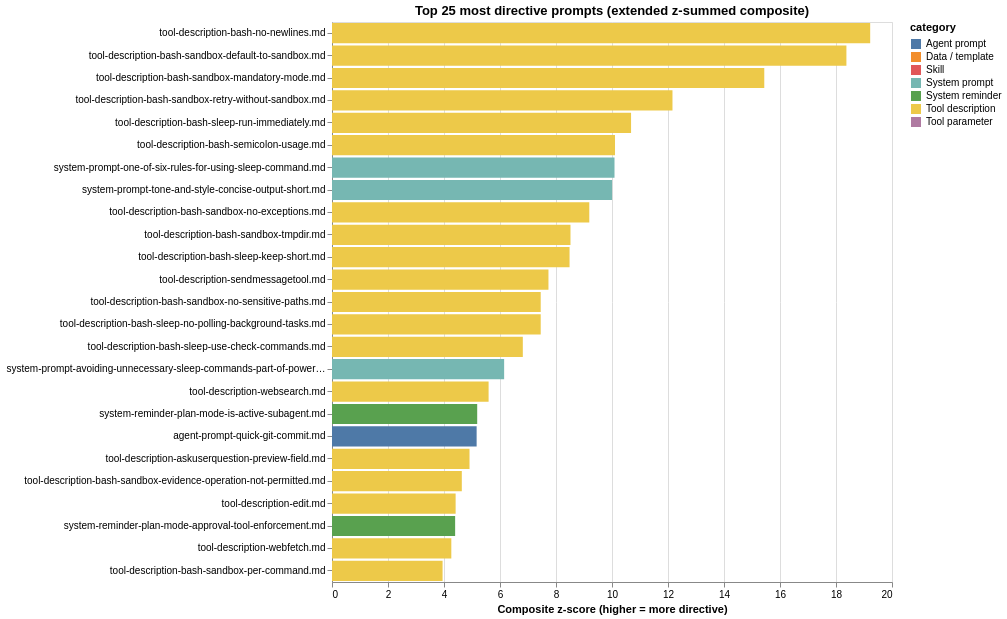

Notebook code cell kept with this figure:
### Markdown cell above
### Top-25 most directive prompts

The composite directiveness z-score is defined in cell `[2]` above ("Terms used in this notebook"). **A negative score is not "below zero in any literal sense" — it just means "less directive than the corpus average".** The setup cell printed the observed corpus range; in the current corpus that range is **−18.91 to +19.22**, with the bash-sandbox tool descriptions clustering at the top end.

### Code cell
"""Top-25 most directive files by extended composite z-score.

Updated formula adds the new sentence_register signals:
  + directive_sent_pct      (raises authority)
  + configuring_sent_pct    (raises authority)
  - collaborative_sent_pct  (softens — interpersonal)
  - permissive_sent_pct     (softens — reader-agency / "you can")
  - appreciative_sent_pct   (softens — gratitude / praise)
"""

def zscore(s):
    s = s.astype(float)
    return (s - s.mean()) / (s.std(ddof=0) or 1.0)

alt_df["directiveness"] = (
    zscore(alt_df["mood_marker_pct"])
    + zscore(alt_df["hard_prohibitions_pct"])
    + zscore(alt_df["caps_imp_pct"])
    + zscore(alt_df["directive_sent_pct"])
    + zscore(alt_df["configuring_sent_pct"])
    - zscore(alt_df["collaborative_sent_pct"])
    - zscore(alt_df["permissive_sent_pct"])
    - zscore(alt_df["appreciative_sent_pct"])
)

top25 = (alt_df.nlargest(25, "directiveness")
              [["path", "category", "n_tokens", "directiveness",
                "mood_marker_pct", "hard_prohibitions_pct",
                "caps_imp_pct",
                "directive_sent_pct", "configuring_sent_pct",
                "collaborative_sent_pct", "permissive_sent_pct",
                "appreciative_sent_pct",
                "just_ratio"]]
              .reset_index(drop=True))

print(f"composite directiveness range: "
      f"{alt_df['directiveness'].min():.2f}  ↔  {alt_df['directiveness'].max():.2f}")
display(top25.style.background_gradient(subset=["directiveness"], cmap="Reds")
                   .format({"directiveness": "{:.2f}",
                            "mood_marker_pct": "{:.2f}",
                            "hard_prohibitions_pct": "{:.2f}",
                            "caps_imp_pct": "{:.2f}",
                            "directive_sent_pct": "{:.1f}",
                            "configuring_sent_pct": "{:.1f}",
                            "collaborative_sent_pct": "{:.1f}",
                            "permissive_sent_pct": "{:.1f}",
                            "appreciative_sent_pct": "{:.1f}",
                            "just_ratio": "{:.2f}"}))

top25_chart = (
    alt.Chart(top25)
    .mark_bar()
    .encode(
        x=alt.X("directiveness:Q", title="Composite z-score (higher = more directive)"),
        y=alt.Y("path:N", sort="-x", title=None,
                axis=alt.Axis(labelLimit=320)),
        color=alt.Color("category:N",
                         scale=alt.Scale(domain=_cat_domain, range=_cat_range)),
        tooltip=[
            alt.Tooltip("path:N"),
            alt.Tooltip("category:N"),
            alt.Tooltip("n_tokens:Q", format=","),
            alt.Tooltip("directiveness:Q", format=".2f"),
            alt.Tooltip("mood_marker_pct:Q",
                         title="imperative markers %", format=".2f"),
            alt.Tooltip("hard_prohibitions_pct:Q",
                         title="hard prohibitions %", format=".2f"),
            alt.Tooltip("caps_imp_pct:Q",
                         title="CAPS imperative %", format=".2f"),
            alt.Tooltip("directive_sent_pct:Q",
                         title="directive sent %", format=".1f"),
            alt.Tooltip("configuring_sent_pct:Q",
                         title="configuring sent %", format=".1f"),
            alt.Tooltip("collaborative_sent_pct:Q",
                         title="collab sent %", format=".1f"),
            alt.Tooltip("permissive_sent_pct:Q",
                         title="permissive sent %", format=".1f"),
            alt.Tooltip("just_ratio:Q", title="justification ratio", format=".2f"),
        ],
    )
    .properties(width=560, height=560,
                title="Top 25 most directive prompts (extended z-summed composite)")
)
save_chart(top25_chart, "13-top25-directive-prompts")

### Figure 1 — Vega-Lite specification as saved in the notebook (floating-point values rounded to 4 significant figures)
{"config": {"view": {"continuousWidth": 300, "continuousHeight": 300}}, "data": {"name": "data-870b4c539a36bfb26415d570b46328ec"}, "mark": {"type": "bar"}, "encoding": {"color": {"field": "category", "scale": {"domain": ["Agent prompt", "Data / template", "Skill", "System prompt", "System reminder", "Tool description", "Tool parameter"], "range": ["#4e79a7", "#f28e2c", "#e15759", "#76b7b2", "#59a14f", "#edc949", "#af7aa1"]}, "type": "nominal"}, "tooltip": [{"field": "path", "type": "nominal"}, {"field": "category", "type": "nominal"}, {"field": "n_tokens", "format": ",", "type": "quantitative"}, {"field": "directiveness", "format": ".2f", "type": "quantitative"}, {"field": "mood_marker_pct", "format": ".2f", "title": "imperative markers %", "type": "quantitative"}, {"field": "hard_prohibitions_pct", "format": ".2f", "title": "hard prohibitions %", "type": "quantitative"}, {"field": "caps_imp_pct", "format": ".2f", "title": "CAPS imperative %", "type": "quantitative"}, {"field": "directive_sent_pct", "format": ".1f", "title": "directive sent %", "type": "quantitative"}, {"field": "configuring_sent_pct", "format": ".1f", "title": "configuring sent %", "type": "quantitative"}, {"field": "collaborative_sent_pct", "format": ".1f", "title": "collab sent %", "type": "quantitative"}, {"field": "permissive_sent_pct", "format": ".1f", "title": "permissive sent %", "type": "quantitative"}, {"field": "just_ratio", "format": ".2f", "title": "justification ratio", "type": "quantitative"}], "x": {"field": "directiveness", "title": "Composite z-score (higher = more directive)", "type": "quantitative"}, "y": {"axis": {"labelLimit": 320}, "field": "path", "sort": "-x", "title": null, "type": "nominal"}}, "height": 560, "title": "Top 25 most directive prompts (extended z-summed composite)", "width": 560, "$schema": "https://vega.github.io/schema/vega-lite/v6.4.1.json", "datasets": {"data-870b4c539a36bfb26415d570b46328ec": [{"path": "tool-description-bash-no-newlines.md", "category": "Tool description", "n_tokens": 16, "directiveness": 19.22, "mood_marker_pct": 6.25, "hard_prohibitions_pct": 6.25, "caps_imp_pct": 6.25, "directive_sent_pct": 100.0, "configuring_sent_pct": 0.0, "collaborative_sent_pct": 0.0, "permissive_sent_pct": 0.0, "appreciative_sent_pct": 0.0, "just_ratio": 0.0}, {"path": "tool-description-bash-sandbox-default-to-sandbox.md", "category": "Tool description", "n_tokens": 18, "directiveness": 18.37, "mood_marker_pct": 16.67, "hard_prohibitions_pct": 5.556, "caps_imp_pct": 0.0, "directive_sent_pct": 100.0, "configuring_sent_pct": 50.0, "collaborative_sent_pct": 0.0, "permissive_sent_pct": 0.0, "appreciative_sent_pct": 0.0, "just_ratio": 0.0}, {"path": "tool-description-bash-sandbox-mandatory-mode.md", "category": "Tool description", "n_tokens": 15, "directiveness": 15.44, "mood_marker_pct": 6.667, "hard_prohibitions_pct": 0.0, "caps_imp_pct": 6.667, "directive_sent_pct": 100.0, "configuring_sent_pct": 0.0, "collaborative_sent_pct": 0.0, "permissive_sent_pct": 0.0, "appreciative_sent_pct": 0.0, "just_ratio": 0.0}, {"path": "tool-description-bash-sandbox-retry-without-sandbox.md", "category": "Tool description", "n_tokens": 12, "directiveness": 12.16, "mood_marker_pct": 8.333, "hard_prohibitions_pct": 8.333, "caps_imp_pct": 0.0, "directive_sent_pct": 100.0, "configuring_sent_pct": 0.0, "collaborative_sent_pct": 0.0, "permissive_sent_pct": 0.0, "appreciative_sent_pct": 0.0, "just_ratio": 0.0}, {"path": "tool-description-bash-sleep-run-immediately.md", "category": "Tool description", "n_tokens": 14, "directiveness": 10.68, "mood_marker_pct": 7.143, "hard_prohibitions_pct": 7.143, "caps_imp_pct": 0.0, "directive_sent_pct": 100.0, "configuring_sent_pct": 0.0, "collaborative_sent_pct": 0.0, "permissive_sent_pct": 0.0, "appreciative_sent_pct": 0.0, "just_ratio": 0.0}, {"path": "tool-description-bash-semicolon-usage.md", "category": "Tool description", "n_tokens": 21, "directiveness": 10.11, "mood_marker_pct": 9.524, "hard_prohibitions_pct": 4.762, "caps_imp_pct": 0.0, "directive_sent_pct": 100.0, "configuring_sent_pct": 0.0, "collaborative_sent_pct": 0.0, "permissive_sent_pct": 0.0, "appreciative_sent_pct": 0.0, "just_ratio": 0.0}, {"path": "system-prompt-one-of-six-rules-for-using-sleep-command.md", "category": "System prompt", "n_tokens": 15, "directiveness": 10.09, "mood_marker_pct": 6.667, "hard_prohibitions_pct": 6.667, "caps_imp_pct": 0.0, "directive_sent_pct": 100.0, "configuring_sent_pct": 0.0, "collaborative_sent_pct": 0.0, "permissive_sent_pct": 0.0, "appreciative_sent_pct": 0.0, "just_ratio": 0.0}, {"path": "system-prompt-tone-and-style-concise-output-short.md", "category": "System prompt", "n_tokens": 8, "directiveness": 10.0, "mood_marker_pct": 0.0, "hard_prohibitions_pct": 0.0, "caps_imp_pct": 0.0, "directive_sent_pct": 100.0, "configuring_sent_pct": 100.0, "collaborative_sent_pct": 0.0, "permissive_sent_pct": 0.0, "appreciative_sent_pct": 0.0, "just_ratio": 0.0}, {"path": "tool-description-bash-sandbox-no-exceptions.md", "category": "Tool description", "n_tokens": 11, "directiveness": 9.189, "mood_marker_pct": 9.091, "hard_prohibitions_pct": 9.091, "caps_imp_pct": 0.0, "directive_sent_pct": 0.0, "configuring_sent_pct": 0.0, "collaborative_sent_pct": 0.0, "permissive_sent_pct": 0.0, "appreciative_sent_pct": 0.0, "just_ratio": 0.0}, {"path": "tool-description-bash-sandbox-tmpdir.md", "category": "Tool description", "n_tokens": 33, "directiveness": 8.517, "mood_marker_pct": 6.061, "hard_prohibitions_pct": 3.03, "caps_imp_pct": 0.0, "directive_sent_pct": 66.67, "configuring_sent_pct": 33.33, "collaborative_sent_pct": 0.0, "permissive_sent_pct": 0.0, "appreciative_sent_pct": 0.0, "just_ratio": 0.0}, {"path": "tool-description-bash-sleep-keep-short.md", "category": "Tool description", "n_tokens": 15, "directiveness": 8.484, "mood_marker_pct": 13.33, "hard_prohibitions_pct": 0.0, "caps_imp_pct": 0.0, "directive_sent_pct": 100.0, "configuring_sent_pct": 0.0, "collaborative_sent_pct": 0.0, "permissive_sent_pct": 0.0, "appreciative_sent_pct": 0.0, "just_ratio": 0.333}, {"path": "tool-description-sendmessagetool.md", "category": "Tool description", "n_tokens": 149, "directiveness": 7.731, "mood_marker_pct": 4.698, "hard_prohibitions_pct": 3.356, "caps_imp_pct": 0.6711, "directive_sent_pct": 75.0, "configuring_sent_pct": 12.5, "collaborative_sent_pct": 0.0, "permissive_sent_pct": 0.0, "appreciative_sent_pct": 0.0, "just_ratio": 0.0}, {"path": "tool-description-bash-sandbox-no-sensitive-paths.md", "category": "Tool description", "n_tokens": 22, "directiveness": 7.454, "mood_marker_pct": 4.545, "hard_prohibitions_pct": 4.545, "caps_imp_pct": 0.0, "directive_sent_pct": 100.0, "configuring_sent_pct": 0.0, "collaborative_sent_pct": 0.0, "permissive_sent_pct": 0.0, "appreciative_sent_pct": 0.0, "just_ratio": 0.0}, {"path": "tool-description-bash-sleep-no-polling-background-tasks.md", "category": "Tool description", "n_tokens": 22, "directiveness": 7.454, "mood_marker_pct": 4.545, "hard_prohibitions_pct": 4.545, "caps_imp_pct": 0.0, "directive_sent_pct": 100.0, "configuring_sent_pct": 0.0, "collaborative_sent_pct": 0.0, "permissive_sent_pct": 0.0, "appreciative_sent_pct": 0.0, "just_ratio": 0.0}, {"path": "tool-description-bash-sleep-use-check-commands.md", "category": "Tool description", "n_tokens": 20, "directiveness": 6.815, "mood_marker_pct": 10.0, "hard_prohibitions_pct": 0.0, "caps_imp_pct": 0.0, "directive_sent_pct": 100.0, "configuring_sent_pct": 0.0, "collaborative_sent_pct": 0.0, "permissive_sent_pct": 0.0, "appreciative_sent_pct": 0.0, "just_ratio": 0.0}, {"path": "system-prompt-avoiding-unnecessary-sleep-commands-part-of-powershell-tool-description.md", "category": "System prompt", "n_tokens": 132, "directiveness": 6.148, "mood_marker_pct": 5.303, "hard_prohibitions_pct": 2.273, "caps_imp_pct": 0.0, "directive_sent_pct": 100.0, "configuring_sent_pct": 0.0, "collaborative_sent_pct": 0.0, "permissive_sent_pct": 0.0, "appreciative_sent_pct": 0.0, "just_ratio": 0.125}, {"path": "tool-description-websearch.md", "category": "Tool description", "n_tokens": 241, "directiveness": 5.593, "mood_marker_pct": 3.734, "hard_prohibitions_pct": 0.4149, "caps_imp_pct": 2.49, "directive_sent_pct": 42.86, "configuring_sent_pct": 0.0, "collaborative_sent_pct": 0.0, "permissive_sent_pct": 0.0, "appreciative_sent_pct": 0.0, "just_ratio": 0.0}, {"path": "system-reminder-plan-mode-is-active-subagent.md", "category": "System reminder", "n_tokens": 177, "directiveness": 5.186, "mood_marker_pct": 4.52, "hard_prohibitions_pct": 1.13, "caps_imp_pct": 1.13, "directive_sent_pct": 62.5, "configuring_sent_pct": 0.0, "collaborative_sent_pct": 0.0, "permissive_sent_pct": 0.0, "appreciative_sent_pct": 0.0, "just_ratio": 0.111}, {"path": "agent-prompt-quick-git-commit.md", "category": "Agent prompt", "n_tokens": 373, "directiveness": 5.166, "mood_marker_pct": 2.949, "hard_prohibitions_pct": 2.145, "caps_imp_pct": 1.341, "directive_sent_pct": 54.55, "configuring_sent_pct": 0.0, "collaborative_sent_pct": 0.0, "permissive_sent_pct": 0.0, "appreciative_sent_pct": 0.0, "just_ratio": 0.083}, {"path": "tool-description-askuserquestion-preview-field.md", "category": "Tool description", "n_tokens": 104, "directiveness": 4.911, "mood_marker_pct": 1.923, "hard_prohibitions_pct": 0.9615, "caps_imp_pct": 0.0, "directive_sent_pct": 66.67, "configuring_sent_pct": 33.33, "collaborative_sent_pct": 0.0, "permissive_sent_pct": 0.0, "appreciative_sent_pct": 0.0, "just_ratio": 0.0}, {"path": "tool-description-bash-sandbox-evidence-operation-not-permitted.md", "category": "Tool description", "n_tokens": 11, "directiveness": 4.636, "mood_marker_pct": 0.0, "hard_prohibitions_pct": 9.091, "caps_imp_pct": 0.0, "directive_sent_pct": 0.0, "configuring_sent_pct": 0.0, "collaborative_sent_pct": 0.0, "permissive_sent_pct": 0.0, "appreciative_sent_pct": 0.0, "just_ratio": 0.0}, {"path": "tool-description-edit.md", "category": "Tool description", "n_tokens": 140, "directiveness": 4.415, "mood_marker_pct": 3.571, "hard_prohibitions_pct": 1.429, "caps_imp_pct": 1.429, "directive_sent_pct": 37.5, "configuring_sent_pct": 0.0, "collaborative_sent_pct": 0.0, "permissive_sent_pct": 0.0, "appreciative_sent_pct": 0.0, "just_ratio": 0.0}, {"path": "system-reminder-plan-mode-approval-tool-enforcement.md", "category": "System reminder", "n_tokens": 169, "directiveness": 4.398, "mood_marker_pct": 3.55, "hard_prohibitions_pct": 1.183, "caps_imp_pct": 0.5917, "directive_sent_pct": 75.0, "configuring_sent_pct": 0.0, "collaborative_sent_pct": 0.0, "permissive_sent_pct": 0.0, "appreciative_sent_pct": 0.0, "just_ratio": 0.0}, {"path": "tool-description-webfetch.md", "category": "Tool description", "n_tokens": 248, "directiveness": 4.261, "mood_marker_pct": 0.8065, "hard_prohibitions_pct": 0.0, "caps_imp_pct": 0.4032, "directive_sent_pct": 66.67, "configuring_sent_pct": 33.33, "collaborative_sent_pct": 0.0, "permissive_sent_pct": 0.0, "appreciative_sent_pct": 0.0, "just_ratio": 0.0}, {"path": "tool-description-bash-sandbox-per-command.md", "category": "Tool description", "n_tokens": 31, "directiveness": 3.949, "mood_marker_pct": 0.0, "hard_prohibitions_pct": 0.0, "caps_imp_pct": 0.0, "directive_sent_pct": 50.0, "configuring_sent_pct": 50.0, "collaborative_sent_pct": 0.0, "permissive_sent_pct": 0.0, "appreciative_sent_pct": 0.0, "just_ratio": 0.0}]}}
